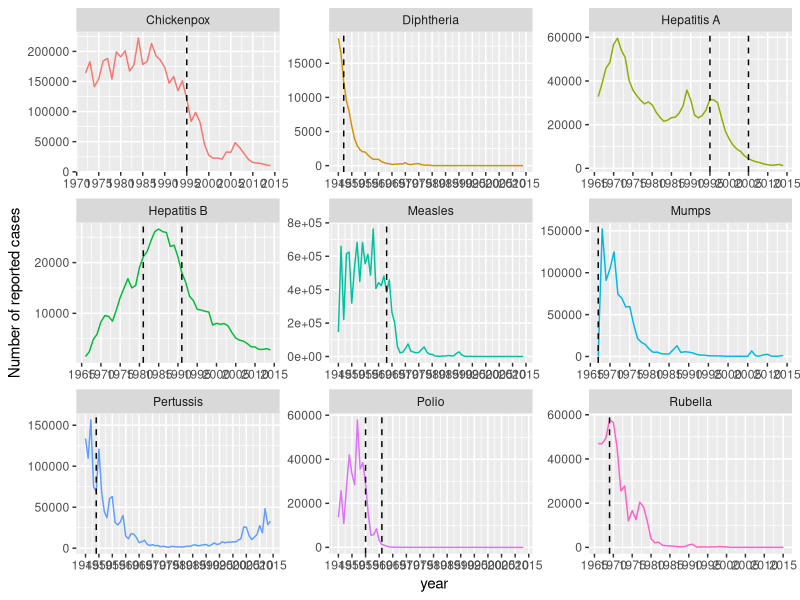
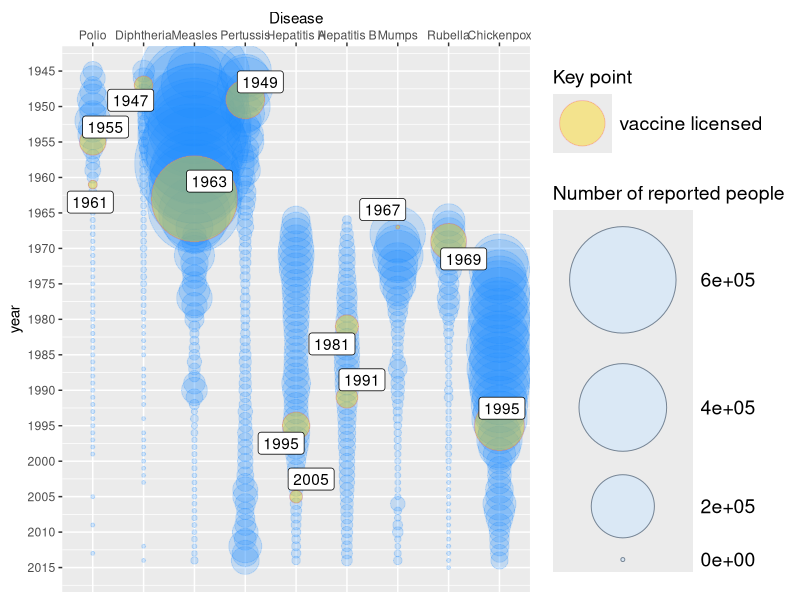

Generate these figures, in order, with R:
## ---- chunk 1
knitr::opts_chunk$set(echo = TRUE,fig.width=15,fig.height=12)
## ---- chunk 2
setwd("/Users/admin/Desktop/744")
vaccines=read.csv("vaccine_data_online.csv")
library(ggplot2)
vline=data.frame(disease=c("Diphtheria","Polio","Polio","Measles","Pertussis","Hepatitis A","Hepatitis A","Hepatitis B","Hepatitis B","Mumps","Rubella","Chickenpox"),year=c(1947,1955,1961,1963,1949,1995,2005,1981,1991,1967,1969,1995))
(g1 <- ggplot(vaccines,aes(year,cases,colour=disease)) ## x=year, y=cases, each color represents a disease
  + geom_line()
  + scale_x_continuous(breaks=seq(1945,2015,by=5)) ## rescale x-axis
  + labs(y="Number of reported cases")
  + facet_wrap(~disease,scales="free") ## set 'free' scale to make each facet looks better
  + theme(legend.position="none")
  + geom_vline(aes(xintercept=year),vline,linetype="dashed") ## dashed line represents the time of vaccine was licensed
)

## ---- chunk 3
setwd("/Users/admin/Desktop/744")
vaccines=read.csv("vaccine_data_online.csv")
library(ggplot2)
(g2 <- ggplot(vaccines,aes(reorder(disease,year),year)) ## reorder diseases by the time they were first reported
  +geom_point(aes(size=cases),color='dodgerblue',alpha=0.2)
  +geom_point(aes(size=cases,color='vaccine licensed'),fill='gold1',pch=21,alpha=0.4,data=vaccines[vaccines$vaccine!='FALSE',])
  +ggrepel::geom_label_repel(data=vaccines[vaccines$vaccine!='FALSE',],aes(label=c("1947",'1949','1955','1961','1963','1967','1969','1981','1991','1995','1995','2005')))
  +scale_size(range=c(1,40)) ## size of bubbles is from min=1 to max=40
  +scale_y_reverse(breaks=seq(1945,2015,by=5)) ## reverse y-axis
  +guides(size=guide_legend(reverse=T,order=2,override.aes=list(fill='white')),color=guide_legend(order=1,override.aes=list(fill='gold1',size=15))) ## rearrange two legends' order and positions
  +scale_x_discrete(position="top") ## move x-axis to the top
  +labs(x="Disease",color="Key point",size="Number of reported people",shape="Key point")## rename labels
  +theme(legend.title=element_text(size=14),legend.text=element_text(size=14))
)
